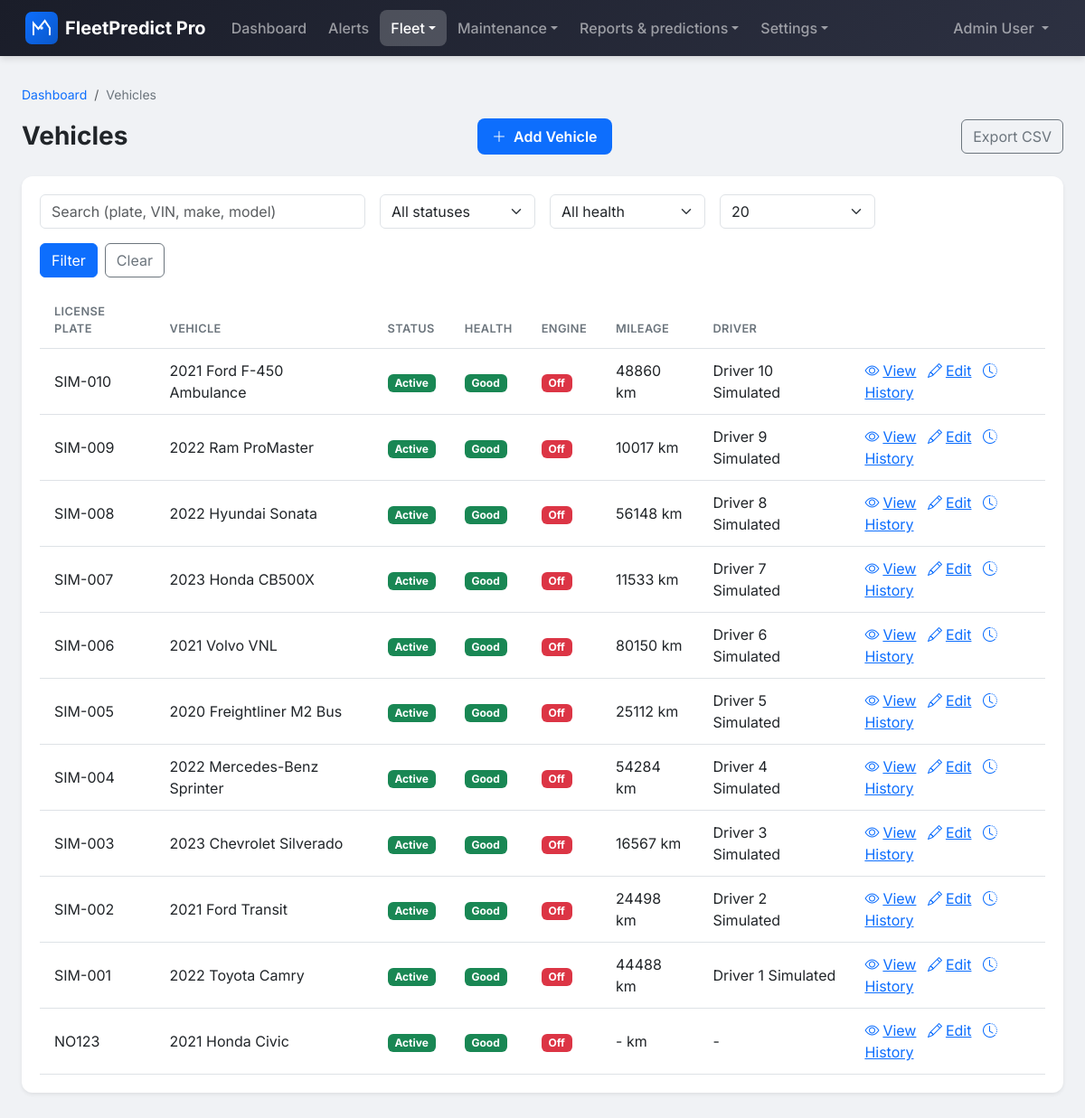
The app's page /vehicles/ (signed in), older data.
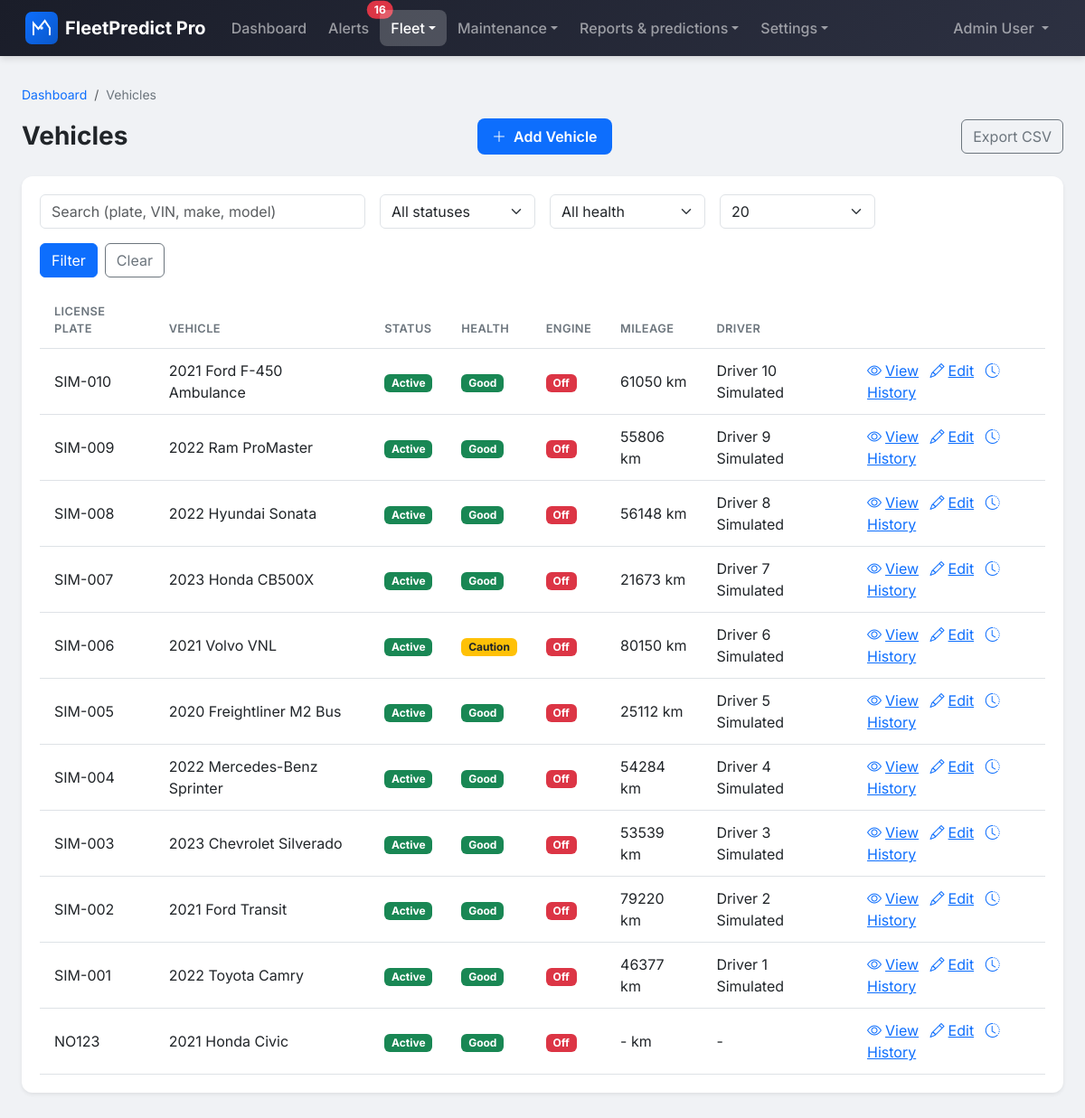
The same page, newer data.
### apps/vehicles/models.py (models this page shows, shortened)
class Vehicle(models.Model):
    class Status(models.TextChoices):
        ACTIVE = 'active', 'Active'
        INACTIVE = 'inactive', 'Inactive'
        UNDER_MAINTENANCE = 'under_maintenance', 'Under Maintenance'
        RETIRED = 'retired', 'Retired'
    license_plate = models.CharField(max_length=20, unique=True)
    vin = models.CharField(
        max_length=17,
        unique=True,
        help_text='Vehicle Identification Number'
    )
    make = models.CharField(max_length=100)
    model = models.CharField(max_length=100)
    year = models.PositiveIntegerField()
    color = models.CharField(max_length=50, blank=True)
    vehicle_type = models.ForeignKey(
        VehicleType,
        on_delete=models.PROTECT,
        related_name='vehicles',
        null=True,
        blank=True
    )
    status = models.CharField(
        max_length=20,
        choices=Status.choices,
        default=Status.ACTIVE
    )
    current_mileage = models.PositiveIntegerField(
        default=0,
        help_text='Current mileage in kilometers'
    )
    fuel_type = models.CharField(max_length=50, blank=True)
    fuel_capacity = models.DecimalField(
        max_digits=6,
        decimal_places=2,
        null=True,
        blank=True,
        help_text='Fuel capacity in liters'
    )
    assigned_driver = models.ForeignKey(
        settings.AUTH_USER_MODEL,
        on_delete=models.SET_NULL,
        null=True,
        blank=True,
        related_name='assigned_vehicles',
        limit_choices_to={'role': 'driver'}
    )
    notes = models.TextField(blank=True)
    created_at = models.DateTimeField(auto_now_add=True)
    updated_at = models.DateTimeField(auto_now=True)
    created_by = models.ForeignKey(
        settings.AUTH_USER_MODEL,
        on_delete=models.SET_NULL,
        null=True,
        related_name='created_vehicles'
    )
    is_deleted = models.BooleanField(default=False)
    deleted_at = models.DateTimeField(null=True, blank=True)
    last_telemetry_at = models.DateTimeField(null=True, blank=True)
    class Meta:
        verbose_name = 'Vehicle'
        verbose_name_plural = 'Vehicles'
        ordering = ['-created_at']
    @property
    def display_name(self):
        return f'{self.year} {self.make} {self.model}'
    def is_engine_on(self, threshold_seconds=90):
        from django.utils import timezone
        if not self.last_telemetry_at:
            return False
        delta = (timezone.now() - self.last_telemetry_at).total_seconds()
        return delta < threshold_seconds
    def get_health_status(self, alert_days=7):
        from django.utils import timezone
        from datetime import timedelta
        now = timezone.now()
        since = now - timedelta(days=alert_days)
        if self.alerts.filter(
            severity=VehicleAlert.Severity.CRITICAL,
            read_at__isnull=True,
            created_at__gte=since,
        ).exists():
            return 'red'
        overdue = self.maintenance_tasks.filter(
            status__in=['scheduled', 'overdue'],
            scheduled_date__lt=now.date(),
        ).exists()
        if overdue:
            return 'red'
        if self.alerts.filter(
            severity=VehicleAlert.Severity.HIGH,
            read_at__isnull=True,
            created_at__gte=since,
        ).exists():
            return 'yellow'
        next_due = now.date() + timedelta(days=14)
        if self.maintenance_tasks.filter(
            status__in=['scheduled', 'overdue'],
            scheduled_date__lte=next_due,
        ).exists():
            return 'yellow'
        from django.conf import settings
        day_ago = now - timedelta(hours=24)
        thresh = getattr(settings, 'TELEMETRY_PATTERNS_ENGINE_TEMP_HIGH_C', 105)
        if self.telemetry_readings.filter(
            timestamp__gte=day_ago,
            engine_temperature_c__gte=thresh,
        ).exists():
            return 'yellow'
        return 'green'
    @property
    def health_status(self):
        return self.get_health_status()

### apps/users/models.py (models this page shows, shortened)
class User(AbstractBaseUser, PermissionsMixin):
    class Role(models.TextChoices):
        ADMINISTRATOR = 'administrator', 'Administrator'
        FLEET_MANAGER = 'fleet_manager', 'Fleet Manager'
        MECHANIC = 'mechanic', 'Mechanic'
        DRIVER = 'driver', 'Driver'
    email = models.EmailField(unique=True)
    first_name = models.CharField(max_length=150)
    last_name = models.CharField(max_length=150)
    role = models.CharField(
        max_length=20,
        choices=Role.choices,
        default=Role.DRIVER
    )
    is_active = models.BooleanField(default=True)
    is_staff = models.BooleanField(default=False)
    date_joined = models.DateTimeField(default=timezone.now)
    last_login = models.DateTimeField(null=True, blank=True)
    objects = UserManager()
    USERNAME_FIELD = 'email'
    REQUIRED_FIELDS = ['first_name', 'last_name']
    class Meta:
        verbose_name = 'User'
        verbose_name_plural = 'Users'
        ordering = ['-date_joined']
    def get_full_name(self):
        return f'{self.first_name} {self.last_name}'.strip()
    @property
    def is_driver(self):
        return self.role == self.Role.DRIVER
    def can_manage_vehicles(self):
        return self.role in [self.Role.ADMINISTRATOR, self.Role.FLEET_MANAGER]
    def can_manage_maintenance(self):
        return self.role in [
            self.Role.ADMINISTRATOR,
            self.Role.FLEET_MANAGER,
            self.Role.MECHANIC
        ]
    def can_view_reports(self):
        return self.role in [self.Role.ADMINISTRATOR, self.Role.FLEET_MANAGER]
    def can_manage_platform(self):
        return self.role == self.Role.ADMINISTRATOR

### apps/vehicles/views.py (the view, shortened to what this page needs)
# urls.py: path('', VehicleListView.as_view(), name='vehicle_list'),
class VehicleListView(LoginRequiredMixin, ListView):
    model = Vehicle
    template_name = 'vehicles/vehicle_list.html'
    context_object_name = 'vehicles'
    paginate_by = 20
    def get_paginate_by(self, queryset):
        per = self.request.GET.get('per_page', '20')
        if per in ('10', '20', '50'):
            return int(per)
        return 20
    def get_queryset(self):
        user = self.request.user
        queryset = Vehicle.objects.filter(is_deleted=False)
        if user.is_driver:
            queryset = queryset.filter(assigned_driver=user)
        status_filter = self.request.GET.get('status')
        if status_filter:
            queryset = queryset.filter(status=status_filter)
        search = self.request.GET.get('search')
        queryset = queryset.order_by('-created_at')
        health_filter = self.request.GET.get('health')
        if health_filter and health_filter in ('green', 'yellow', 'red'):
            matching_ids = [v.id for v in queryset if v.get_health_status() == health_filter]
            queryset = queryset.filter(id__in=matching_ids)
        return queryset
    def get_context_data(self, **kwargs):
        context = super().get_context_data(**kwargs)
        context['can_manage'] = self.request.user.can_manage_vehicles()
        context['status_choices'] = Vehicle.Status.choices
        context['health_choices'] = [('green', 'Buena'), ('yellow', 'Precaución'), ('red', 'Crítica')]
        return context

### fleetpredict/context_processors.py (called while the page is built)
def alerts_unread_count(request):
    out = {'alerts_unread_count': 0}
    if not getattr(request, 'user', None) or not request.user.is_authenticated:
        return out
    user = request.user
    vehicle_ids = Vehicle.objects.filter(is_deleted=False)
    if user.is_driver:
        vehicle_ids = vehicle_ids.filter(assigned_driver=user)
    vehicle_ids = list(vehicle_ids.values_list('id', flat=True))
    if not vehicle_ids:
        return out
    out['alerts_unread_count'] = VehicleAlert.objects.filter(
        vehicle_id__in=vehicle_ids,
        read_at__isnull=True,
    ).count()
    return out

### templates/vehicles/vehicle_list.html (shortened to what this page needs)
{% extends "base.html" %}
{% load fp_extras %}
{% block breadcrumb %}
<nav aria-label="breadcrumb" class="breadcrumb-fp">
  <ol class="breadcrumb mb-0">
    <li class="breadcrumb-item"><a href="{% url 'dashboard:index' %}">Dashboard</a></li>
    <li class="breadcrumb-item active" aria-current="page">Vehicles</li>
  </ol>
</nav>
{% endblock %}
{% block content %}
<div class="d-flex flex-wrap justify-content-between align-items-center gap-2 mb-4">
  <h2 class="page-title mb-0">Vehicles</h2>
  {% if can_manage %}
  <a href="{% url 'vehicles:vehicle_create' %}" class="btn btn-primary btn-fp-primary"><i class="bi bi-plus-lg me-1"></i> Add Vehicle</a>
  <a href="{% url 'vehicles:vehicles_export_csv' %}" class="btn btn-outline-secondary">Export CSV</a>
  {% endif %}
</div>
<div class="card card-fp">
  <div class="card-body">
    <form method="get" class="row g-3 mb-3">
      <div class="col-md-4">
        <input type="text" name="search" id="id_search" class="form-control" placeholder="Search (plate, VIN, make, model)" value="{{ request.GET.search }}">
      </div>
      <div class="col-md-2">
        <select name="status" id="id_status_filter" class="form-select" aria-label="Filter by status">
          <option value="">All statuses</option>
        </select>
      </div>
      <div class="col-md-2">
        <select name="health" id="id_health_filter" class="form-select" aria-label="Filter by health">
          <option value="">All health</option>
        </select>
      </div>
      <div class="col-md-2">
        <select name="per_page" id="id_per_page" class="form-select" aria-label="Results per page">
          <option value="20" {% if request.GET.per_page == '20' or not request.GET.per_page %}selected{% endif %}>20</option>
        </select>
      </div>
      <div class="col-md-4 d-flex gap-2 align-items-end">
        <button type="submit" class="btn btn-primary">Filter</button>
        <a href="{% url 'vehicles:vehicle_list' %}" class="btn btn-outline-secondary">Clear</a>
      </div>
    </form>
    <div class="fp-table-wrap table-responsive">
      <table class="table table-fp table-hover">
        <thead>
          <tr>
            <th>License Plate</th>
            <th>Vehicle</th>
            <th>Status</th>
            <th>Health</th>
            <th>Engine</th>
            <th>Mileage</th>
            <th>Driver</th>
            <th></th>
          </tr>
        </thead>
        <tbody>
          {% for v in vehicles %}
          <tr>
            <td>{{ v.license_plate }}</td>
            <td>{{ v.display_name }}</td>
            <td><span class="badge bg-{% if v.status == 'active' %}success{% elif v.status == 'under_maintenance' %}warning text-dark{% elif v.status == 'retired' %}secondary{% else %}secondary{% endif %}">{{ v.get_status_display }}</span></td>
            <td><span class="badge bg-{% if v.health_status == 'green' %}success{% elif v.health_status == 'yellow' %}warning text-dark{% else %}danger{% endif %}">{% if v.health_status == 'green' %}Good{% elif v.health_status == 'yellow' %}Caution{% else %}Critical{% endif %}</span></td>
            <td><span class="badge bg-{% if v.is_engine_on %}success{% else %}danger{% endif %}">{% if v.is_engine_on %}On{% else %}Off{% endif %}</span></td>
            <td>{{ v.current_mileage|default:"-" }} km</td>
            <td>{% if v.assigned_driver %}{{ v.assigned_driver.get_full_name }}{% else %}-{% endif %}</td>
            <td>
              <a href="{% url 'vehicles:vehicle_detail' v.pk %}"><i class="bi bi-eye me-1"></i>View</a>
              {% if can_manage %}
              <a href="{% url 'vehicles:vehicle_update' v.pk %}" class="ms-2"><i class="bi bi-pencil me-1"></i>Edit</a>
              <a href="{% url 'vehicles:vehicle_history' v.pk %}" class="ms-2"><i class="bi bi-clock-history me-1"></i>History</a>
              {% endif %}
            </td>
          </tr>
          {% empty %}
          <tr><td colspan="8">No vehicles found.</td></tr>
          {% endfor %}
        </tbody>
      </table>
    </div>
  </div>
</div>
{% endblock %}

### templates/base.html (shortened to what this page needs)
{% load static %}
<!DOCTYPE html>
<html lang="en">
<head>
    <link href="https://cdn.jsdelivr.net/npm/bootstrap@5.3/dist/css/bootstrap.min.css" rel="stylesheet">
    <link rel="stylesheet" href="https://cdn.jsdelivr.net/npm/bootstrap-icons@1.11.3/font/bootstrap-icons.min.css">
    <link href="{% static 'css/styles.css' %}" rel="stylesheet">
</head>
<body>
    <nav class="navbar navbar-expand-lg navbar-dark navbar-fp">
        <div class="container-fluid">
            <a class="navbar-brand" href="{% url 'dashboard:index' %}">
                <img src="{% static 'img/logo.svg' %}" alt="" class="fp-logo"> <span>FleetPredict Pro</span>
            </a>
            <div class="collapse navbar-collapse" id="navbarNav">
                <ul class="navbar-nav me-auto">
                    {% if user.is_authenticated %}
                    <li class="nav-item">
                        <a class="nav-link {% if request.resolver_match.namespace == 'dashboard' and request.resolver_match.url_name == 'index' %}active{% endif %}" href="{% url 'dashboard:index' %}">Dashboard</a>
                    </li>
                    <li class="nav-item">
                        <a class="nav-link position-relative {% if request.resolver_match.url_name == 'alerts' %}active{% endif %}" href="{% url 'dashboard:alerts' %}">Alerts{% if alerts_unread_count %}<span class="position-absolute top-0 start-100 translate-middle badge rounded-pill bg-danger">{{ alerts_unread_count }}</span>{% endif %}</a>
                    </li>
                    {% if user.can_manage_vehicles %}
                    <li class="nav-item dropdown">
                        <a class="nav-link dropdown-toggle {% if request.resolver_match.namespace == 'vehicles' %}active{% endif %}" href="#" id="navFleet" role="button" data-bs-toggle="dropdown" aria-expanded="false">Fleet</a>
                    </li>
                    {% else %}
                    <li class="nav-item">
                        <a class="nav-link {% if request.resolver_match.namespace == 'vehicles' %}active{% endif %}" href="{% url 'vehicles:vehicle_list' %}">Vehicles</a>
                    </li>
                    {% endif %}
                    <li class="nav-item dropdown">
                        <a class="nav-link dropdown-toggle " href="#" id="navMaintenance" role="button" data-bs-toggle="dropdown" aria-expanded="false">Maintenance</a>
                    </li>
                    {% if user.can_view_reports %}
                    <li class="nav-item dropdown">
                        <a class="nav-link dropdown-toggle " href="#" id="navReports" role="button" data-bs-toggle="dropdown" aria-expanded="false">Reports &amp; predictions</a>
                    </li>
                    {% endif %}
                    {% if user.can_manage_vehicles or user.can_manage_platform %}
                    <li class="nav-item dropdown">
                        <a class="nav-link dropdown-toggle " href="#" id="navSettings" role="button" data-bs-toggle="dropdown" aria-expanded="false">Settings</a>
                    </li>
                    {% endif %}
                    {% endif %}
                </ul>
                <ul class="navbar-nav">
                    {% if user.is_authenticated %}
                    <li class="nav-item dropdown">
                        <a class="nav-link dropdown-toggle" href="#" id="userDropdown" role="button" data-bs-toggle="dropdown" aria-expanded="false">
                            {{ user.get_full_name|default:user.email }}
                        </a>
                    </li>
                    {% endif %}
                </ul>
            </div>
        </div>
    </nav>
    <main class="container-fluid" id="main-content">
        {% block breadcrumb %}{% endblock %}
        {% block content %}{% endblock %}
    </main>
</body>
</html>

Row changes from the older to the newer data that the page shows:
changed Vehicle "SIM-010": current_mileage "48860" → "61050"
changed Vehicle "SIM-009": current_mileage "10017" → "55806"
changed Vehicle "SIM-007": current_mileage "11533" → "21673"
changed Vehicle "SIM-006": text "Good" → "Caution"
changed Vehicle "SIM-003": current_mileage "16567" → "53539"
changed Vehicle "SIM-002": current_mileage "24498" → "79220"
changed Vehicle "SIM-001": current_mileage "44488" → "46377"
Text that changed along with them:
{{ alerts_unread_count }}: (not shown) → "16"
